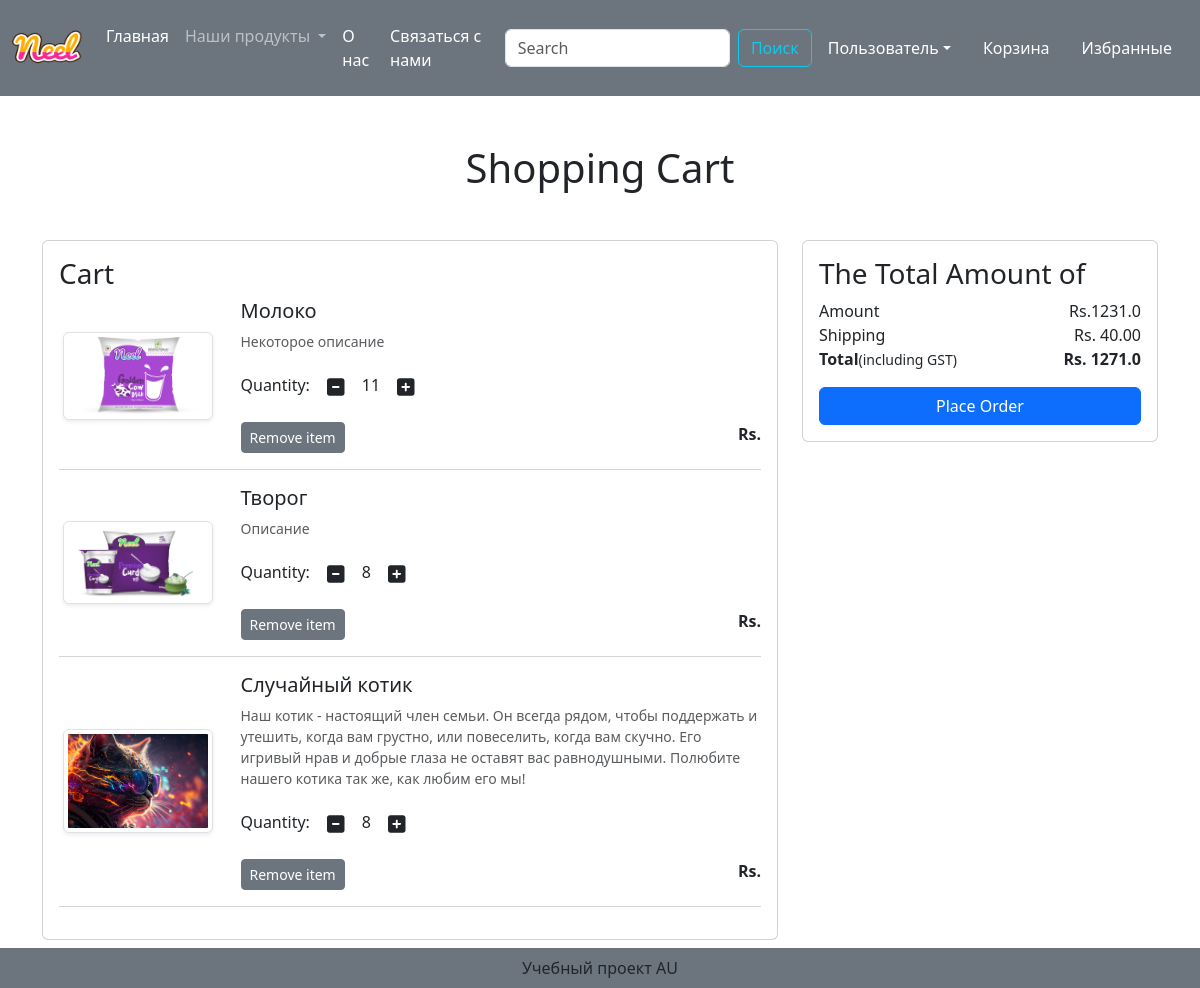
Screenshot of /cart/ (signed in) with the database file from the repository.
### myapp/models.py (models this page shows, shortened)
class Cart(models.Model):
    user = models.ForeignKey(User, on_delete=models.CASCADE)
    product = models.ForeignKey(Product, on_delete=models.CASCADE)
    quantity = models.PositiveIntegerField(default=1)

class Product(models.Model):
    title = models.CharField(max_length=100)
    selling_price = models.FloatField()
    discounted_price = models.FloatField()
    description = models.TextField()
    composition = models.TextField()
    prodapp = models.TextField()
    category = models.CharField(choices=CATEGORY_CHOICES, max_length=2)
    product_image = models.ImageField('product')

### myapp/views.py (the view)
# urls.py: path('cart/', views.show_cart, name='showcart'),
def show_cart(request):
    user = request.user
    cart = Cart.objects.filter(user=user)
    amount = 0
    for p in cart:
        value = p.quantity * p.product.discounted_price
        amount = amount + value
    totalamount = amount + 40
    return render(request, 'myapp/addtocart.html', locals())

### myapp/templates/myapp/addtocart.html (shortened to what this page needs)
{% extends 'myapp/base.html' %}
{% load static %}
{% block main-content %}
    <div class="container my-5">
        <div class="row">
            {% if cart %}
            <h1 class="text-center mb-5">Shopping Cart</h1>
            <div class="col-sm-8">
                <div class="card">
                    <div class="card-body">
                        <h3>Cart</h3>
                    {% for item in cart  %}
                    <div class="row">
                    <div class="col-sm-3 text-center align-self-center"> <img src="{{item.product.product_image.url}}" alt="" srcset="" class="img-fluid img-thumbnail shadow-sm" height="150" width="150"> </div>
                    <div class="col-sm-9">
                        <div>
                            <h5>{{item.product.title}}</h5>
                            <p class="mb-2 text-muted small">{{item.product.description}}</p>
                            <div class="my-3">
                                <label for="quantity">Quantity:</label>
                                <a class="minus-cart btn" pid={{item.product.id}}><i class="fas fa-minus-square fa-lg"></i></a>
                                <span id="quantity">{{item.quantity}}</span>
                                <a class="plus-cart btn" pid={{item.product.id}}><i class="fas fa-plus-square fa-lg"></i></a>
                            </div>
                            <div class="d-flex justify-content-between">
                                <a href "#" class="remove-cart btn btn-sm btn-secondary mr-3" pid={{item.product.id}}> Remove item </a>
                                <p class="mb-0"><span><strong>Rs. {{item.product.discouted_price}}</strong></span></p>
                            </div>
                        </div>
                    </div>
                </div>
                <hr class="text-muted">
                    {% endfor %}
                </div>
            </div>
        </div>
    <div class="col-sm-4">
        <div class="card">
            <div class="card-body">
                <h3>The Total Amount of</h3>
                <ul class="list-group">
                    <li class="list-grop-item d-flex justify-content-between align-item-center border-0 px-0 pb-0">Amount<span id="amount">Rs.{{amount}}</span></li>
                    <li class="list-grop-item d-flex justify-content-between align-item-center px-0 ">Shipping<span>Rs. 40.00</span></li>
                    <li class="list-grop-item d-flex justify-content-between align-item-center border-0 px-0 mb-3">
                        <div>
                            <strong>Total</strong><small>(including GST)</small>
                        </div>
                        <span id="totalamount"><strong>Rs. {{totalamount}}</strong></span>
                    </li>
                </ul>
                <div class="d-grid"><a href="{% url 'checkout' %}" class="btn btn-primary">Place Order</a></div>
            </div>
        </div>
    </div>
    {% else %}
    <h1 class="text-center mb-5">Cart is Empty</h1>
    {% endif %}
</div>
</div>
{% endblock main-content %}

### rows the page displays
Cart: product.product_image (picture), product "Молоко", product.description "Некоторое описание", quantity "11"
Cart: product.product_image (picture), product "Творог", product.description "Описание", quantity "8"
Cart: product.product_image (picture), product "Случайный котик", product.description "Наш котик - настоящий член семьи. Он всегда рядом, чтобы поддержать и утешить, когда вам грустно, или повеселить, когда вам скучно. Его игривый нрав и добрые глаза не оставят вас равнодушными. Полюбите нашего котика так же, как любим его мы!", quantity "8"

### other values shown
{{ amount }} "1231.0"
{{ totalamount }} "1271.0"
